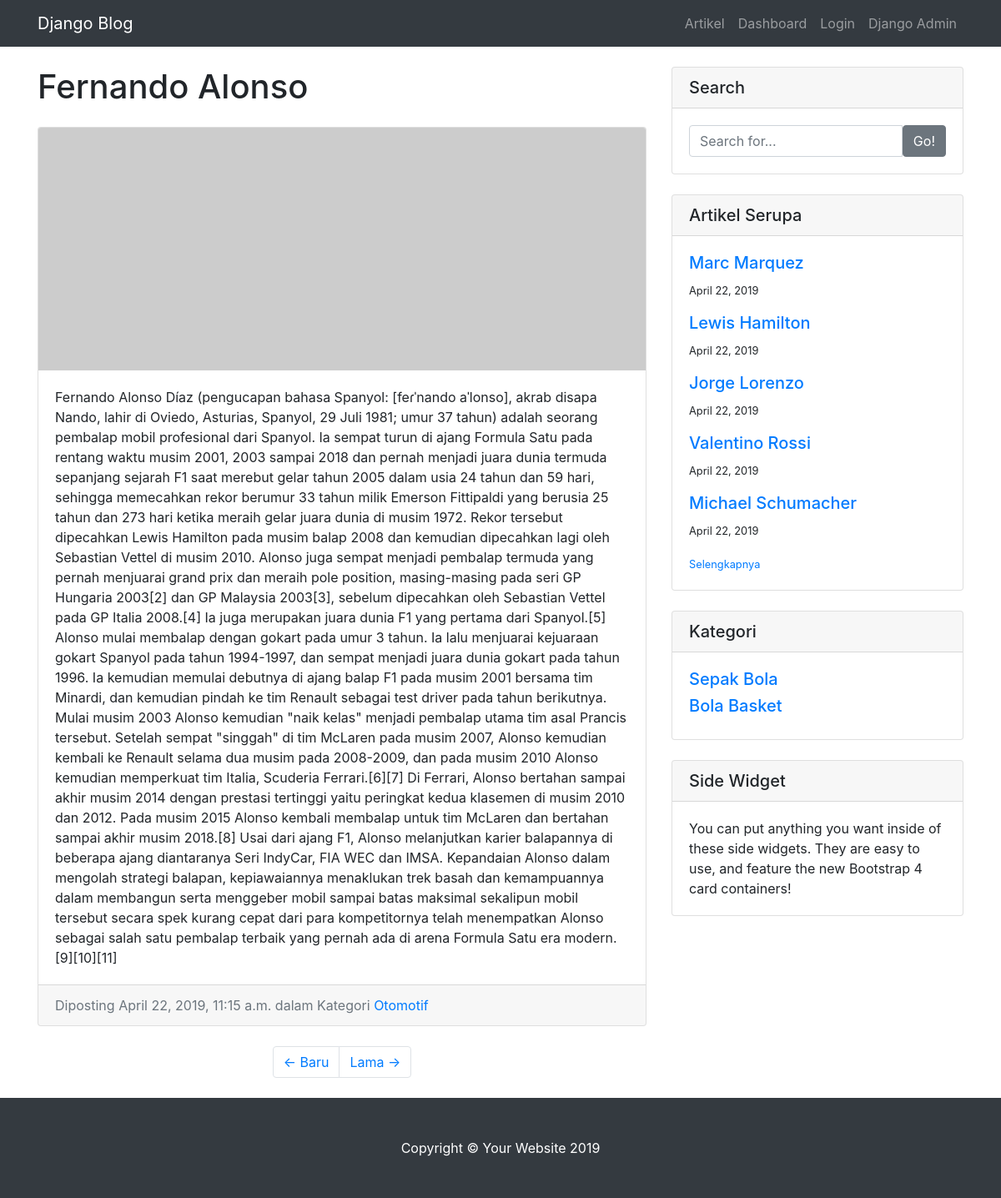
/detail/fernando-alonso, run on the app's committed database.
### artikel/models.py (models this page shows, shortened)
class Artikel(models.Model):
    judul       = models.CharField(max_length=255)
    isi         = models.TextField()
    kategori    = models.CharField(max_length=255)
    published   = models.DateTimeField(auto_now_add=True)
    updated     = models.DateTimeField(auto_now=True)
    slug        = models.SlugField(blank=True,editable=False)

### artikel/views.py (the view)
# urls.py: url(r'^detail/(?P<slug>[\w-]+)$', ArtikelDetailView.as_view(), name='detail'),
class ArtikelDetailView(DetailView):
    model = Artikel
    template_name = "detail.html"
    context_object_name = "artikel"
    def artikel_sebelum_sesudah(self):
        artikel_semua=  list(self.model.objects.values_list('slug',flat=True).order_by('-published'))
        artikel_saat_ini =  artikel_semua.index(self.kwargs['slug'])
        if artikel_saat_ini<len(artikel_semua):
            if artikel_saat_ini==0:
                artikel_sebelumnya = artikel_semua[artikel_saat_ini+1]
                artikel_berikutnya = None
            elif artikel_saat_ini==len(artikel_semua)-1:
                artikel_sebelumnya = None
                artikel_berikutnya = artikel_semua[artikel_saat_ini-1]
            else:
                artikel_sebelumnya = artikel_semua[artikel_saat_ini+1]
                artikel_berikutnya = artikel_semua[artikel_saat_ini-1]
        hasil = {"next":artikel_berikutnya,"previous":artikel_sebelumnya}
        return hasil
    def get_context_data(self,*args, **kwargs):
        artikel_serupa = self.model.objects.filter(kategori=self.object.kategori).exclude(slug=self.kwargs['slug'])
        kategori_list = self.model.objects.values_list('kategori',flat=True).distinct().exclude(kategori=self.object.kategori)
        self.kwargs.update({'artikel_serupa':artikel_serupa,
                            'kategori_list':kategori_list,
                            'next':self.artikel_sebelum_sesudah()['next'],
                            'previous':self.artikel_sebelum_sesudah()['previous'],
                            })
        kwargs = self.kwargs
        return super().get_context_data(*args, **kwargs)

### templates/detail.html
{% extends 'layout/frontend/base.html' %}
{% block contents %}
<div class="col-md-8">
    <h1 class="my-4">
        {{artikel.judul}}
    </h1>
    <div class="card mb-4">
            <img class="card-img-top" src="http://placehold.it/750x300" alt="Card image cap">
            <div class="card-body">
                <p class="card-text">{{artikel.isi}}</p>
            </div>
            <div class="card-footer text-muted">
                Diposting {{artikel.published}} dalam Kategori
                <a href="#">{{artikel.kategori}}</a>
            </div>
    </div>
    <ul class="pagination justify-content-center mb-4">
        {% if next != None %}
            <li class="page-item">
                <a class="page-link" href="{% url 'detail' next  %}">&larr; Baru</a>
            </li>
        {% endif %}
        {% if previous != None %}
            <li class="page-item ">
                <a class="page-link" href="{% url 'detail' previous  %}">Lama &rarr;</a>
            </li>
        {% endif %}
    </ul>
</div>
{% include 'layout/frontend/snippets/sidebar.html' %}
{% endblock contents %}

### templates/layout/frontend/snippets/sidebar.html
{% load static %}
<div class="col-md-4">
    <div class="card my-4">
        <h5 class="card-header">Search</h5>
        <div class="card-body">
        <div class="input-group">
            <input type="text" class="form-control" placeholder="Search for...">
            <span class="input-group-btn">
            <button class="btn btn-secondary" type="button">Go!</button>
            </span>
        </div>
        </div>
    </div>
    {% if artikel_serupa %}
    <div class="card my-4">
        <h5 class="card-header">Artikel Serupa</h5>
        <div class="card-body">
        <div class="row">
            <div class="col-lg-12">
            <ul class="list-unstyled mb-0">
                {% for artikel in artikel_serupa  %}
                    {% if forloop.counter is not 6 %}
                        <li>
                            <h5>
                                <a href="{% url 'detail' artikel.slug %}">{{artikel.judul}}</a>
                            </h5>
                            <p><small>{{artikel.published|date}}</small></p>
                        </li>
                    {% endif %}
                {% endfor %}
                <li>
                    <small>
                        <a href="{% url 'category' artikel.kategori %}">Selengkapnya</a>
                    </small>
                </li>
            </ul>
            </div>
        </div>
        </div>
    </div>
    {% endif %}
    <div class="card my-4">
        <h5 class="card-header">Kategori</h5>
        <div class="card-body">
        <div class="row">
            <div class="col-lg-12">
            <ul class="list-unstyled mb-0">
                {% for kategori in kategori_list  %}
                    <li>
                        <h5>
                            <a href="{% url 'category' kategori %}">{{kategori}}</a>
                        </h5>
                    </li>
                {% endfor %}
            </ul>
            </div>
        </div>
        </div>
    </div>
    <div class="card my-4">
        <h5 class="card-header">Side Widget</h5>
        <div class="card-body">
        You can put anything you want inside of these side widgets. They are easy to use, and feature the new Bootstrap 4 card containers!
        </div>
    </div>
</div>

### static/frontend/css/blog-home.css (style rules this page uses)
body { padding-top: 56px; }

### data on the page
Artikel: judul "Fernando Alonso", isi "Fernando Alonso Díaz (pengucapan bahasa Spanyol: [feɾˈnando aˈlonso], akrab disapa Nando, lahir di Oviedo, Asturias, Spanyol, 29 Juli 1981; umur 37 tahun) adalah seorang pembalap mobil profesional dari Spanyol. Ia sempat turun di ajang Formula Satu pada rentang waktu musim 2001, 2003 sampai 2018 dan pernah menjadi juara dunia termuda sepanjang sejarah F1 saat merebut gelar tahun 2005 dalam usia 24 tahun dan 59 hari, sehingga memecahkan rekor berumur 33 tahun milik Emerson Fittipaldi yang berusia 25 tahun dan 273 hari ketika meraih gelar juara dunia di musim 1972. Rekor tersebut dipecahkan Lewis Hamilton pada musim balap 2008 dan kemudian dipecahkan lagi oleh Sebastian Vettel di musim 2010.…", published "April 22, 2019, 11:15 a.m.", kategori "Otomotif"
Artikel: judul "Marc Marquez", published "April 22, 2019"
Artikel: judul "Lewis Hamilton", published "April 22, 2019"
Artikel: judul "Jorge Lorenzo", published "April 22, 2019"
Artikel: judul "Valentino Rossi", published "April 22, 2019"
Artikel: judul "Michael Schumacher", published "April 22, 2019"

### other printed values
{{ kategori }} "Sepak Bola" "Bola Basket"
